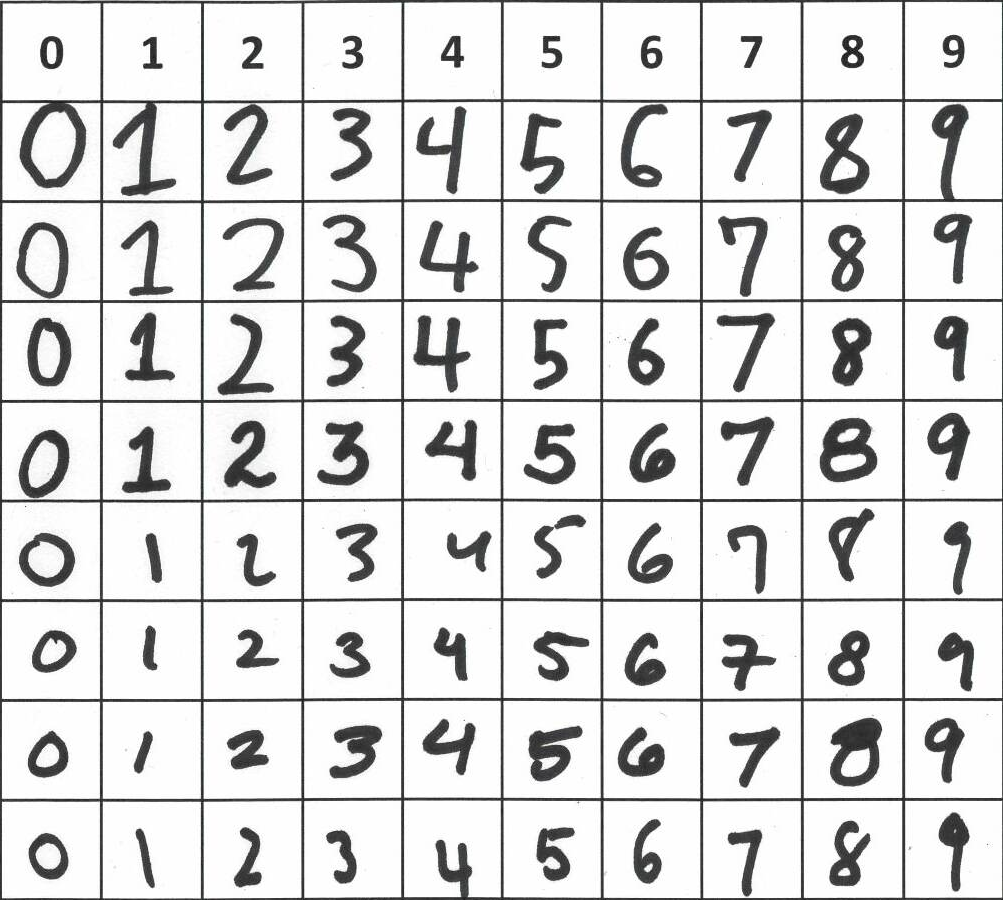
#> input picture Homework/class_digits_crop.png, 1003 x 900 px
$ jupyter execute 'HW6 - PIL Example.ipynb'
#> lines starting #> are read from the running program, lines starting #| are printed output that depends on the picture
# HW6 - PIL Example

One problem to solve is how to read the images.  Here's some examples (inspired by googling and messing around)

Here's an example using PIL to process the image available here:

https://github.com/mdaugherity/PatternRecognition2020/blob/master/Homework/class_digits_crop.png

I cropped it in paint to make it easier

[cell 1]
import matplotlib.pyplot as plt
import numpy as np
from PIL import Image

[cell 2]
im = Image.open("class_digits_crop.png")
#> im is the input picture: PIL image 1003x900 RGB; mean R, G, B 219.1, 219.1, 219.1
im

Convert from RGB to grayscale

[cell 3]
im = im.convert('L')
#> im: PIL image 1003x900 L

You can either use an external program to crop out individual digits or use PIL `crop`.  It is a lot easier if you start with a cropped image.

Also, the grid is a half inch square scanned at 200 dpi, so each square should be 100 pixels

[cell 4]
x1=5
y1=105
xwidth = 90
ywidth = 90
im0 = im.crop(box=(x1,y1,x1+xwidth,y1+ywidth))
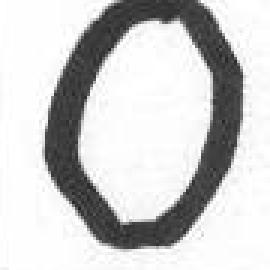
#> im0: PIL image 90x90 L (shown 3 times larger); min 31, max 255, mean 203.7
im0

Not perfect, but good enough for now.  Resize to 8x8

[cell 5]
im0 = im0.resize((8,8))
im0

[cell 6]
X0 = np.array(im0) # convert from image to array
print(X0)
#| [[254 255 210  85 130  99 183 255]
#|  [255 248 100 175 255 213 107 239]
#|  [255 190 105 253 255 255 117 199]
#|  [255 135 159 255 254 254 116 205]
#|  [255 118 175 255 255 233 101 234]
#|  [255 185 104 246 255 158 153 255]
#|  [254 255 142 123 143 112 242 255]
#|  [254 255 245 174 171 230 255 253]]

We need to rescale so the pixels go from 0-15.

[cell 7]
X0 = X0/255*15
print(np.round(X0))
#| [[15. 15. 12.  5.  8.  6. 11. 15.]
#|  [15. 15.  6. 10. 15. 13.  6. 14.]
#|  [15. 11.  6. 15. 15. 15.  7. 12.]
#|  [15.  8.  9. 15. 15. 15.  7. 12.]
#|  [15.  7. 10. 15. 15. 14.  6. 14.]
#|  [15. 11.  6. 14. 15.  9.  9. 15.]
#|  [15. 15.  8.  7.  8.  7. 14. 15.]
#|  [15. 15. 14. 10. 10. 14. 15. 15.]]
plt.imshow(X0, cmap=plt.cm.binary)
plt.show()
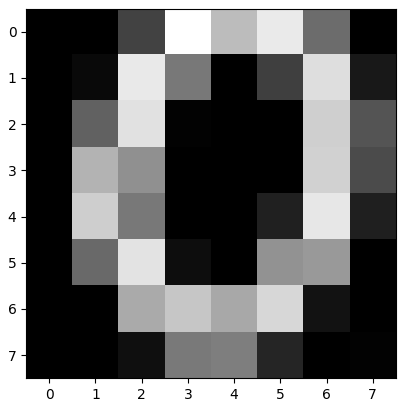
#> figure drawn by matplotlib, 1 panel

Oops.  It is inverted.

[cell 8]
X0 = 15 - X0
print(np.round(X0))
#| [[ 0.  0.  3. 10.  7.  9.  4.  0.]
#|  [ 0.  0.  9.  5.  0.  2.  9.  1.]
#|  [ 0.  4.  9.  0.  0.  0.  8.  3.]
#|  [ 0.  7.  6.  0.  0.  0.  8.  3.]
#|  [ 0.  8.  5.  0.  0.  1.  9.  1.]
#|  [ 0.  4.  9.  1.  0.  6.  6.  0.]
#|  [ 0.  0.  7.  8.  7.  8.  1.  0.]
#|  [ 0.  0.  1.  5.  5.  1.  0.  0.]]
plt.imshow(X0, cmap=plt.cm.binary)
plt.show()
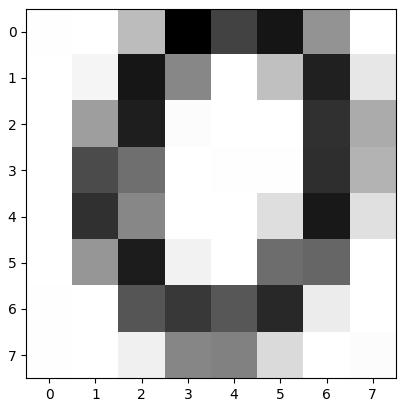
#> figure drawn by matplotlib, 1 panel

$ run again, with Homework/class_digits.jpg saved as Homework/class_digits_crop.png
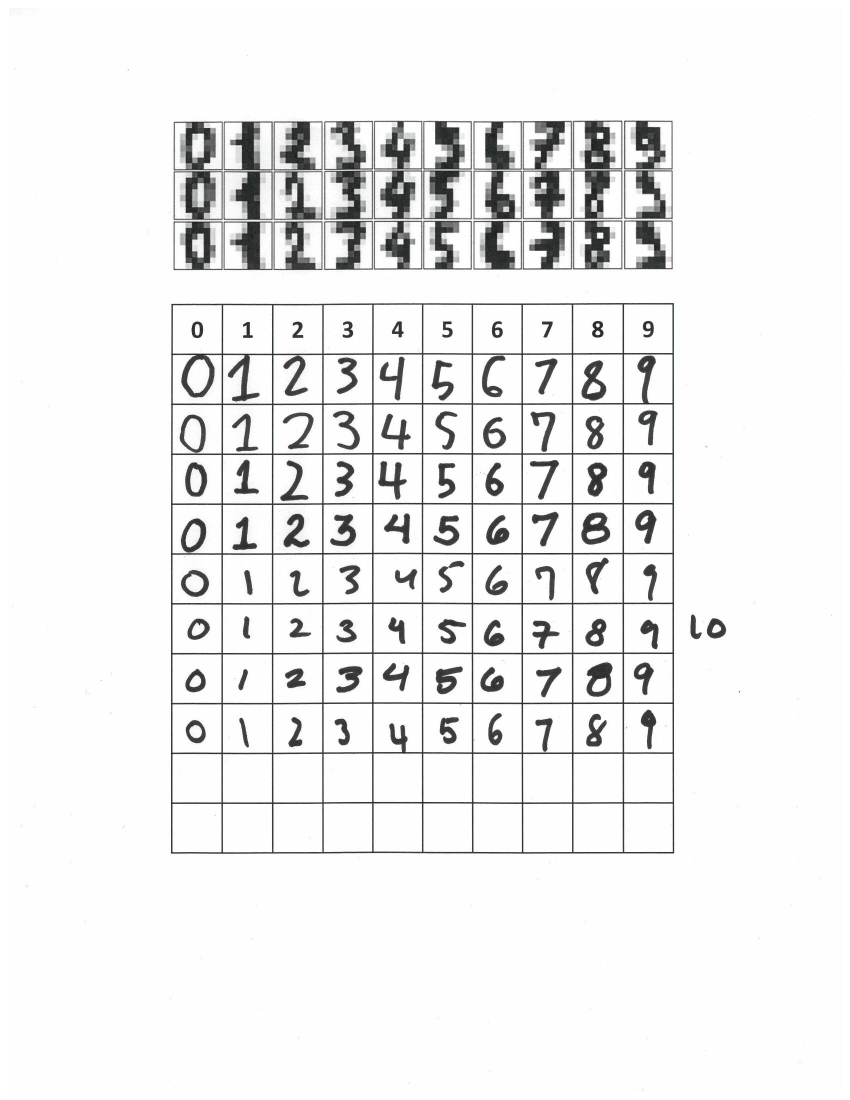
#> input picture Homework/class_digits.jpg, 1700 x 2200 px (shown at 1/2 size)
#> im is the input picture: PIL image 1700x2200 RGB; mean R, G, B 237.9, 237.9, 237.9
#> im: PIL image 1700x2200 L
#| [[255 254 254 254 254 254 254 254]
#|  [255 254 254 254 254 254 254 254]
#|  [255 254 253 254 254 254 254 254]
#|  [255 254 253 254 254 254 254 254]
#|  [255 254 254 254 254 254 254 254]
#|  [255 254 254 254 254 254 254 254]
#> (further printed lines are left out)
#| [[15. 15. 15. 15. 15. 15. 15. 15.]
#|  [15. 15. 15. 15. 15. 15. 15. 15.]
#|  [15. 15. 15. 15. 15. 15. 15. 15.]
#|  [15. 15. 15. 15. 15. 15. 15. 15.]
#|  [15. 15. 15. 15. 15. 15. 15. 15.]
#|  [15. 15. 15. 15. 15. 15. 15. 15.]
#> (further printed lines are left out)
#> `plt.show()`:
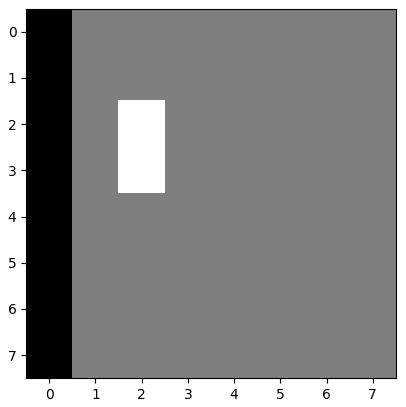
#> figure drawn by matplotlib, 1 panel
#| [[0. 0. 0. 0. 0. 0. 0. 0.]
#|  [0. 0. 0. 0. 0. 0. 0. 0.]
#|  [0. 0. 0. 0. 0. 0. 0. 0.]
#|  [0. 0. 0. 0. 0. 0. 0. 0.]
#|  [0. 0. 0. 0. 0. 0. 0. 0.]
#|  [0. 0. 0. 0. 0. 0. 0. 0.]
#> (further printed lines are left out)
#> `plt.show()`:
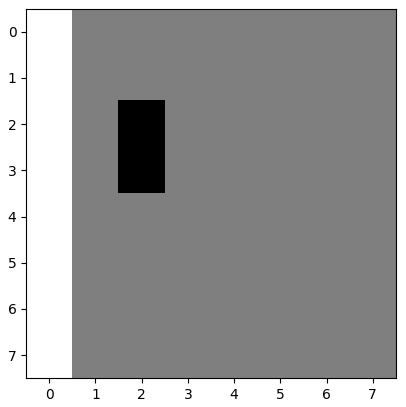
#> figure drawn by matplotlib, 1 panel
